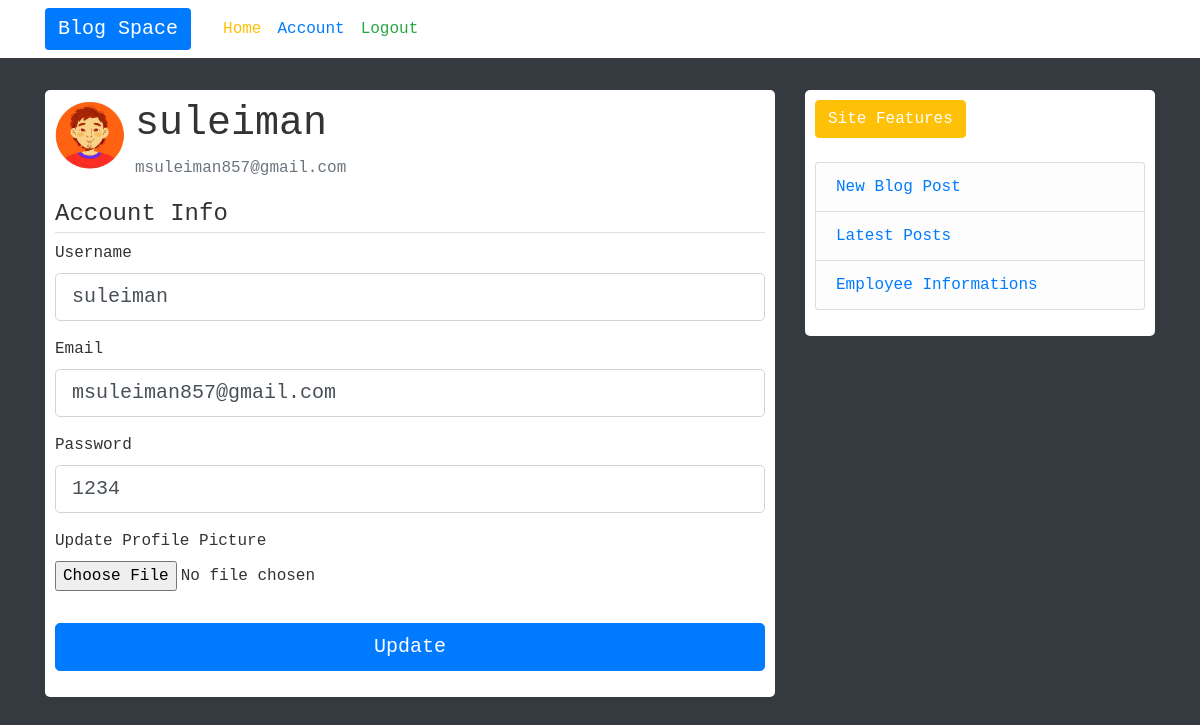
Page /account (signed in) on the committed database.
### proj/models.py (models this page shows, shortened)
class User(db.Model, UserMixin):
    id = db.Column(db.Integer, primary_key=True)
    username = db.Column(db.String(20), unique=True, nullable=False)
    email = db.Column(db.String(120), unique=True, nullable=False)
    image_file = db.Column(db.String(20), nullable=False, default='default.jpg')
    password = db.Column(db.String(60), nullable=False)
    posts = db.relationship('Post', backref='author', lazy=True)

### proj/routes.py (the view)
@app.route('/account', methods=['POST', 'GET'])
@login_required
def account():
    form = UpdateAccountForm()
    if form.validate_on_submit():
        if form.picture.data:
            picture_file = save_picture(form.picture.data)
            current_user.image_file = picture_file
        current_user.username = form.username.data.lower()
        current_user.email = form.email.data
        current_user.password = form.password.data
        db.session.commit()
        flash('Your account has been updated', 'success')
        return redirect(url_for('account'))
    elif request.method == 'GET':
        form.username.data = current_user.username
        form.email.data = current_user.email
        form.password.data = current_user.password
    image_file = url_for('static', filename='profile/'+current_user.image_file)
    return render_template('account.html', title='Account',image_file=image_file, form=form)

### proj/forms.py (shortened to what this page needs)
class UpdateAccountForm(FlaskForm):
    username = StringField('Username', validators=[DataRequired(), Regexp('^[A-Za-z][A-Za-z0-9_.]*$', 0,
'Usernames must have only letters, ' 'numbers, dots or underscores')])
    email = StringField('Email', validators=[DataRequired(), Email()])
    password = StringField('Password', validators=[DataRequired()])
    picture = FileField('Update Profile Picture', validators=[FileAllowed(['jpg', 'png', 'jpeg'])])
    submit = SubmitField('Update')

### proj/models.py (called while the page is built)
@login_manager.user_loader
def load_user(user_id):
    return User.query.get(int(user_id))

### proj/templates/account.html (shortened to what this page needs)
{% extends "base.html" %}
{% block content %}
    <div class='content-section'>
        <div class='media'>
            <img class='rounded-circle account-img' src='{{ image_file }}'>
            <div class='media-body'>
                <h2 class='account-heading'>{{ current_user.username }}</h2>
                <p class='text-secondary'>{{ current_user.email }}</p>
            </div>
        </div>
        <form method="POST" action="" enctype='multipart/form-data'>
            <fieldset class="form-group">
                <legend class='border-bottom'>Account Info</legend>
                <div class="form-group">
                    {{ form.username.label(class="form-control-label") }}
                    {% if form.username.errors %}
                        {{ form.username(class="form-control form-control-lg is-invalid") }}
                        <div class="invalid-feedback">
                            {% for error in form.username.errors %}
                                <span>{{ error }}</span>
                            {% endfor %}
                        </div>
                    {% else %}
                        {{ form.username(class="form-control form-control-lg") }}
                    {% endif %}
                </div>
                <div class="form-group">
                    {{ form.email.label(class="form-control-label") }}
                    {% if form.email.errors %}
                        {{ form.email(class="form-control form-control-lg is-invalid") }}
                        <div class="invalid-feedback">
                            {% for error in form.email.errors %}
                                <span>{{ error }}</span>
                            {% endfor %}
                        </div>
                    {% else %}
                        {{ form.email(class="form-control form-control-lg") }}
                    {% endif %}
                </div>
                <div class="form-group">
                    {{ form.password.label(class="form-control-label") }}
                    {% if form.username.errors %}
                        {{ form.password(class="form-control form-control-lg is-invalid") }}
                        <div class="invalid-feedback">
                            {% for error in form.password.errors %}
                                <span>{{ error }}</span>
                            {% endfor %}
                        </div>
                    {% else %}
                        {{ form.password(class="form-control form-control-lg") }}
                    {% endif %}
                </div>
                <div class="form-group">
                    {{ form.picture.label() }}
                    {{ form.picture(class='form-control-file') }}
                </div>
            </fieldset>
            <div class="form-group">
                {{ form.submit(class="btn btn-primary btn-lg btn-block") }}
            </div>
        </form>
    </div>
{% endblock %}

### proj/static/main.css (style rules this page uses)
.account-img { height: 70px; width: 70px; margin-right: 10px; margin-bottom: 5px; }
body { background: #fafafa; color: #333333; margin-top: 5rem; font-family: monospace; }
.content-section { background:#ffffff; padding: 10px 10px; border: 0px solid rgb(0,0,0); border-radius: 5px; margin-bottom: 10px; margin-top: 10px; }
.account-heading { font-size: 2.5rem; }

### rows in the picture
User: username "suleiman", email "msuleiman857@gmail.com", password "1234"
